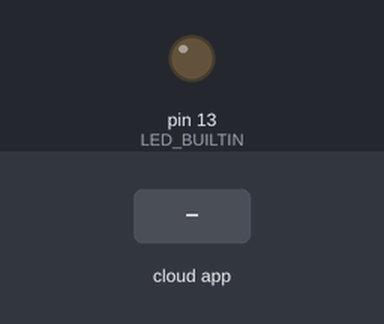
The program below on a simulated Arduino Uno, built with avr-gcc and run on an emulated ATmega328P. Parts: output pins drawn as LEDs (lit = HIGH). The inputs (shaded band) are chosen by the test bench. The ROS host is connected and sends only what is stated.

Above: at 1.2 s.
1.3 s: the phone or cloud app sets toggle_led to 45
At 1.9 s:
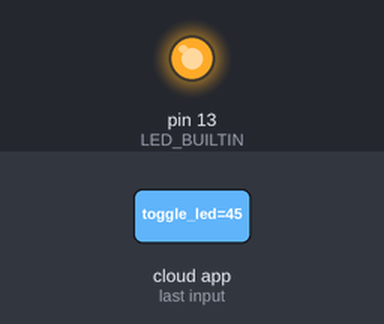
2.8 s: the phone or cloud app sets toggle_led to 0
At 4.0 s:
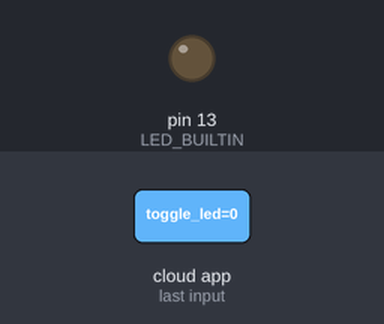
4.3 s: the phone or cloud app sets toggle_led to 90
At 5.3 s:
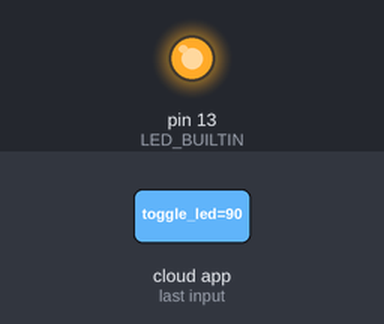
Timing chart, 0 to 7.3 s (numbered marks = the images above; inputs shaded):
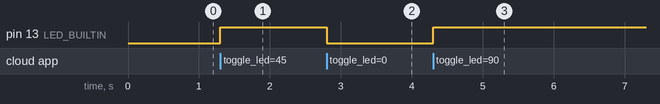

Measured:
- after the input at 1.3 s, pin 13 (LED_BUILTIN): LOW → HIGH at once
- after the input at 2.8 s, pin 13 (LED_BUILTIN): HIGH → LOW at once
- after the input at 4.3 s, pin 13 (LED_BUILTIN): LOW → HIGH at once

The program:

main.cpp
```cpp
#include <Arduino.h>

#include <ros.h>
#include <std_msgs/Int16.h>
ros::NodeHandle nh;
void messageCb(const std_msgs::Int16 &toggle_msg) {
  int ledVal = toggle_msg.data;
  if (ledVal)
    digitalWrite(LED_BUILTIN,
                 HIGH); // turn the LED on (HIGH is the voltage level)
  else                  // wait for a second
    digitalWrite(LED_BUILTIN,
                 LOW); // turn the  LED off by making the voltage LOW
  delay(1000);         // wait for a second
}
ros::Subscriber<std_msgs::Int16> sub("toggle_led", &messageCb);
void setup() {
  pinMode(LED_BUILTIN, OUTPUT);
  nh.initNode();
  // nh.getHardware()->setBaud(57600);
  nh.subscribe(sub);
}

void loop() {
  nh.spinOnce();
  delay(1);
}

// // put function declarations here:
// int myFunction(int, int);

// void setup() {
//   // put your setup code here, to run once:
//   int result = myFunction(2, 3);
// }

// void loop() {
//   // put your main code here, to run repeatedly:
// }

// // put function definitions here:
// int myFunction(int x, int y) { return x + y; }

/*
  ; https://wiki.ros.org/rosserial

*/
```
